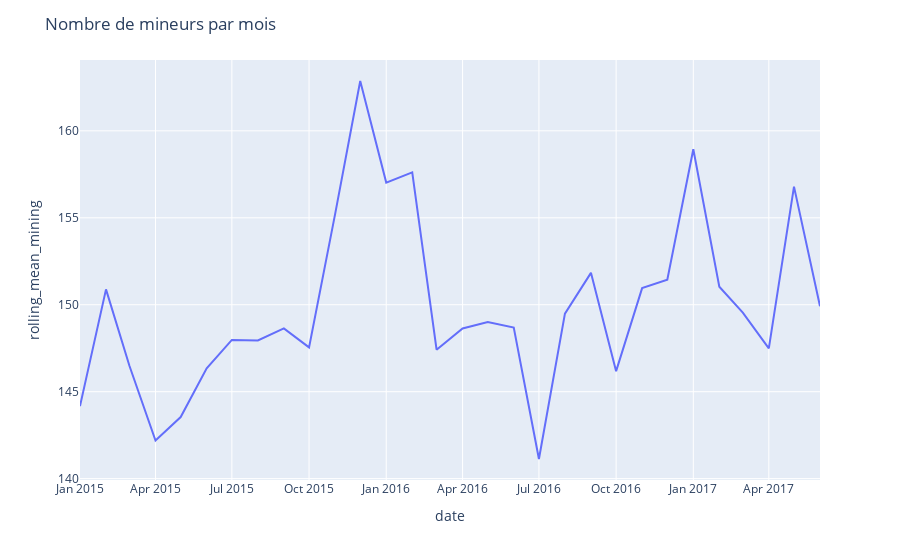

Write notebook code for a chart like this one.
### Code cell
fig2 = px.line(global_data_by_date, x="date", y="rolling_mean_mining")
fig2.update_layout(
    title = "Nombre de mineurs par mois",
)

### Figure 1 — Plotly figure (JSON) as saved in the notebook; plotly's stock layout.template omitted (floating-point values rounded to 4 significant figures)
{"data": [{"hovertemplate": "date=%{x}<br>rolling_mean_mining=%{y}<extra></extra>", "legendgroup": "", "line": {"color": "#636efa", "dash": "solid"}, "marker": {"symbol": "circle"}, "mode": "lines", "name": "", "orientation": "v", "showlegend": false, "type": "scatter", "x": ["2015-01-01T00:00:00", "2015-02-01T00:00:00", "2015-03-01T00:00:00", "2015-04-01T00:00:00", "2015-05-01T00:00:00", "2015-06-01T00:00:00", "2015-07-01T00:00:00", "2015-08-01T00:00:00", "2015-09-01T00:00:00", "2015-10-01T00:00:00", "2015-11-01T00:00:00", "2015-12-01T00:00:00", "2016-01-01T00:00:00", "2016-02-01T00:00:00", "2016-03-01T00:00:00", "2016-04-01T00:00:00", "2016-05-01T00:00:00", "2016-06-01T00:00:00", "2016-07-01T00:00:00", "2016-08-01T00:00:00", "2016-09-01T00:00:00", "2016-10-01T00:00:00", "2016-11-01T00:00:00", "2016-12-01T00:00:00", "2017-01-01T00:00:00", "2017-02-01T00:00:00", "2017-03-01T00:00:00", "2017-04-01T00:00:00", "2017-05-01T00:00:00", "2017-06-01T00:00:00"], "xaxis": "x", "y": [144.2, 150.9, 146.5, 142.2, 143.5, 146.3, 148.0, 147.9, 148.6, 147.5, 155.2, 162.9, 157.0, 157.6, 147.4, 148.6, 149.0, 148.7, 141.1, 149.5, 151.8, 146.2, 151.0, 151.4, 158.9, 151.0, 149.5, 147.5, 156.8, 149.9], "yaxis": "y"}], "layout": {"legend": {"tracegroupgap": 0}, "margin": {"t": 60}, "title": {"text": "Nombre de mineurs par mois"}, "xaxis": {"anchor": "y", "domain": [0, 1], "title": {"text": "date"}}, "yaxis": {"anchor": "x", "domain": [0, 1], "title": {"text": "rolling_mean_mining"}}}}
